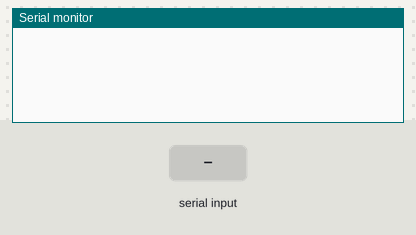
Bench run of a sketch on a simulated Arduino Uno, built with avr-gcc and run on an emulated ATmega328P. On the bench: the last lines printed to the serial monitor. Inputs (shaded band) come from the test bench.

Above: at 1.2 s.
1.3 s: "?" received over Serial
At 2.5 s:
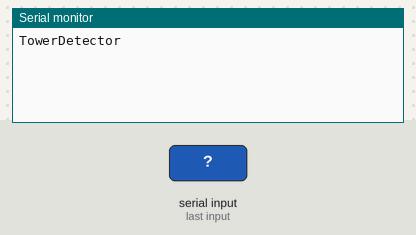
2.8 s: "s" received over Serial
At 2.91 s:
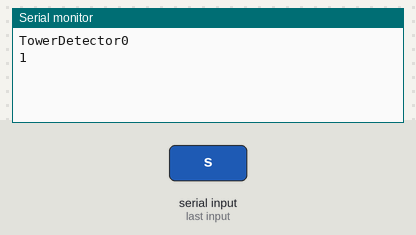
Timing chart, 0 to 5.8 s (numbered marks = the images above; inputs shaded):
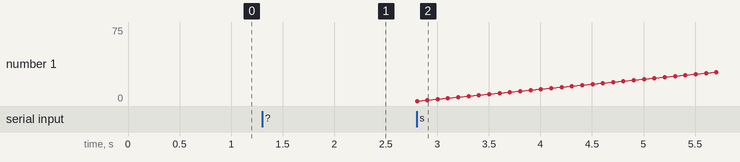

The sketch:

sketch_dec07b.ino
```cpp
/*******************************************
 *******************************************/

String strRead;
int mode = 0;


void setup() {
  Serial.begin(115200);
  while(!Serial){
  }
}

void loop() {
  while (Serial.available()) {
    delay(3);  //delay to allow buffer
    if (Serial.available() > 0) {
      char c = Serial.read();  //gets one byte from serial buffer

      if(c == '?'){
        Serial.print("TowerDetector");
      }
      else if(c == 's') {
        mode = 1;
      }
      else if(c == 'e') {
        mode = 0;
      }
    }
  }


  switch (mode) {
  case 0:
    break;

  case 1:
    test();
    break;

  }
}

void test(void) {
  static int n = 0;
  Serial.println(n);
  n++;
  delay(100);
}
```

Measured:
- after the input at 1.3 s, the serial monitor: prints a new line at once (image 1)
- after the input at 2.8 s, the serial monitor: prints a new line at once (image 2)
